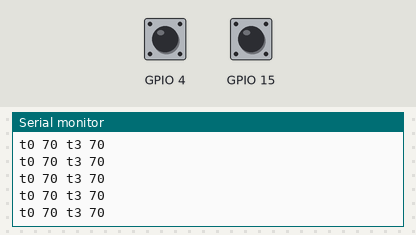
The sketch below on a simulated ESP32. Parts: the last lines printed to the serial monitor. Inputs (shaded band) come from the test bench; at power-on: GPIO 4 HIGH, GPIO 15 HIGH.

Above: at 1.3 s.
1.4 s: GPIO 4 pulled LOW for 0.15 s
At 1.42 s:
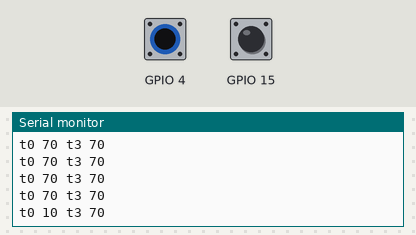
3.0 s: GPIO 15 pulled LOW for 0.15 s
At 3.02 s:
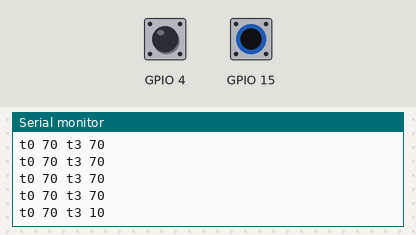

The sketch:

touch-read.ino
```cpp
// touch-read (ESP32) — tests assert (BT159): touchRead on T0 (GPIO4) and T3 (GPIO15) every 50 ms,
// printed at 115200 baud as "t0 <value> t3 <value>". The ESP32's (touch version 1) readings fall
// when a pad is touched (more capacitance, fewer charge cycles in its measuring window); after
// "touch ready" every line is a reading.
void setup() {
  Serial.begin(115200);
  delay(100);
  Serial.println("touch ready");
}

void loop() {
  uint16_t t0 = touchRead(T0);
  uint16_t t3 = touchRead(T3);
  Serial.printf("t0 %u t3 %u\n", (unsigned)t0, (unsigned)t3);
  delay(50);
}
```

Measured:
- after the input at 1.4 s, the serial monitor: prints a new line at once (image 1)
- after the input at 3.0 s, the serial monitor: prints a new line at once (image 2)
